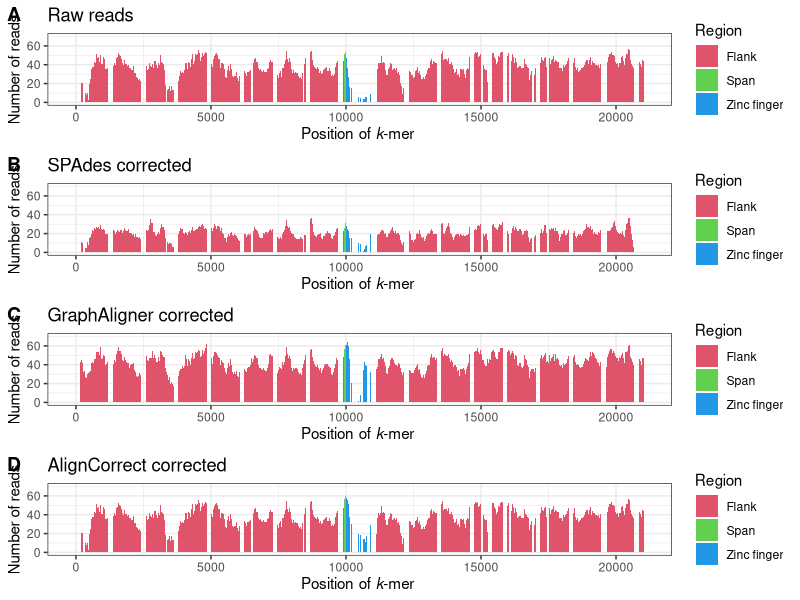

The R script that drew this image:
library(dplyr)
library(tidyr)
library(ggplot2)
library(cowplot)
library(ggtext)
library(scales)

HG003.raw.dat <- read.table("data/chapter2/HG003-raw.k-71.tsv", header=T)
HG003.spades.dat <- read.table("data/chapter2/HG003-spades.k-71.tsv", header=T)
HG003.graphaligner.dat <- read.table("data/chapter2/HG003-graphaligner.k-71.tsv", header=T)
HG003.aligncorrect.dat <- read.table("data/chapter2/HG003-aligncorrect.k-71.tsv", header=T)

HG003.raw <- HG003.raw.dat %>%
  mutate(Type=ifelse(Type=="ZnF", "Zinc finger", Type))
HG003.spades <- HG003.spades.dat %>%
  mutate(Type=ifelse(Type=="ZnF", "Zinc finger", Type))
HG003.graphaligner <- HG003.graphaligner.dat %>%
  mutate(Type=ifelse(Type=="ZnF", "Zinc finger", Type))
HG003.aligncorrect <- HG003.aligncorrect.dat %>%
  mutate(Type=ifelse(Type=="ZnF", "Zinc finger", Type))


raw <- ggplot(HG003.raw, aes(Position, ReadCount)) +
  theme_bw() +
  geom_bar(stat="identity", aes(fill=Type)) +
  scale_fill_manual(values=c(palette()[2:4])) +
  ggtitle("Raw reads") +
  guides(fill=guide_legend("Region")) +
  theme(axis.title.x=ggtext::element_markdown()) +
  ylim(0,70) +
  ylab("Number of reads") +
  xlab("Position of *k*-mer")

spades <- ggplot(HG003.spades, aes(Position, ReadCount)) +
  theme_bw() +
  geom_bar(stat="identity", aes(fill=Type)) +
  scale_fill_manual(values=c(palette()[2:4])) +
  ggtitle("SPAdes corrected") +
  guides(fill=guide_legend("Region")) +
  theme(axis.title.x=ggtext::element_markdown()) +
  ylim(0,70) +
  ylab("Number of reads") +
  xlab("Position of *k*-mer")

ga <- ggplot(HG003.graphaligner, aes(Position, ReadCount)) +
  theme_bw() +
  geom_bar(stat="identity", aes(fill=Type)) +
  scale_fill_manual(values=c(palette()[2:4])) +
  ggtitle("GraphAligner corrected") +
  guides(fill=guide_legend("Region")) +
  theme(axis.title.x=ggtext::element_markdown()) +
  ylim(0,70) +
  ylab("Number of reads") +
  xlab("Position of *k*-mer")

ac <- ggplot(HG003.aligncorrect, aes(Position, ReadCount)) +
  theme_bw() +
  geom_bar(stat="identity", aes(fill=Type)) +
  scale_fill_manual(values=c(palette()[2:4])) +
  ggtitle("AlignCorrect corrected") +
  guides(fill=guide_legend("Region")) +
  theme(axis.title.x=ggtext::element_markdown()) +
  ylim(0,70) +
  ylab("Number of reads") +
  xlab("Position of *k*-mer")

plot_grid(raw,spades,ga,ac, ncol=1, labels=LETTERS[1:4])